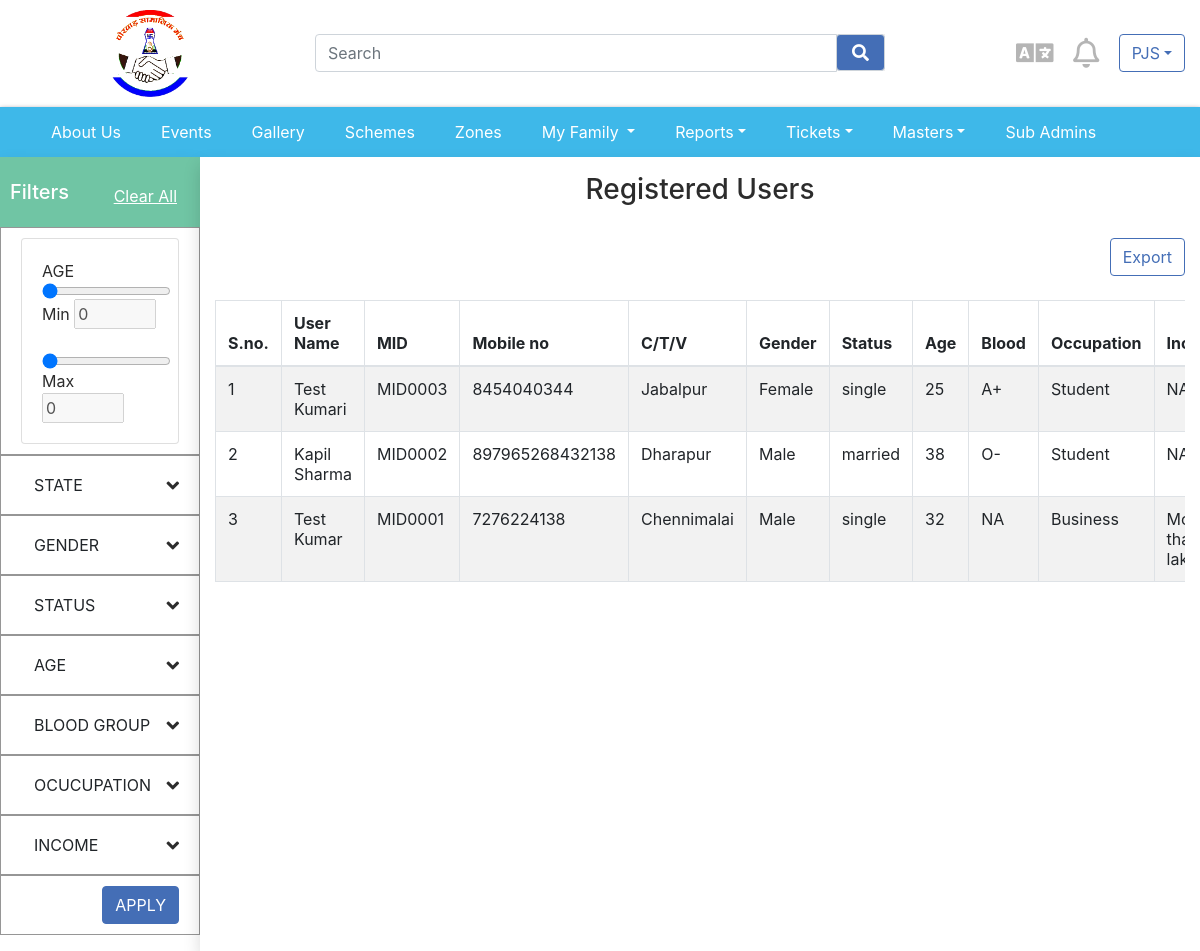
The app's page /en/subadmin/reg_users.php (signed in) with its own data.
### tables this page shows
CREATE TABLE `member` (
  `member_id` varchar(50) NOT NULL,
  `first_name` varchar(50) NOT NULL,
  `middle_name` varchar(50) DEFAULT NULL,
  `last_name` varchar(50) NOT NULL,
  `fathers_name` varchar(50) NOT NULL,
  `gender` char(1) DEFAULT NULL,
  `age` int(11) DEFAULT NULL,
  `date_of_birth` date NOT NULL,
  `time_of_birth` time DEFAULT NULL,
  `place_of_birth` varchar(50) DEFAULT NULL,
  `date_of_death` date DEFAULT NULL,
  `marital_status` varchar(10) NOT NULL,
  `blood_group` varchar(5) DEFAULT NULL,
  `popular_name` varchar(30) DEFAULT NULL,
  `feet` varchar(2) DEFAULT NULL,
  `inches` varchar(2) DEFAULT NULL,
  `upd_user` varchar(50) DEFAULT NULL,
  `record_inserted_dttm` datetime DEFAULT NULL,
  `record_updated_dttm` datetime DEFAULT NULL,
  `active_status` char(1) DEFAULT 'Y',
  `area` varchar(20) DEFAULT NULL,
  `Life_status` char(2) DEFAULT NULL,
  `husbandname` varchar(50) DEFAULT NULL
);

CREATE TABLE `education_ocp` (
  `member_id` varchar(50) NOT NULL,
  `highest_edu` varchar(50) DEFAULT NULL,
  `occupation` varchar(50) DEFAULT NULL,
  `ocp_details` varchar(50) DEFAULT NULL,
  `income` varchar(50) DEFAULT NULL,
  `upd_user` varchar(50) DEFAULT NULL,
  `record_inserted_dttm` datetime DEFAULT NULL,
  `record_updated_dttm` datetime DEFAULT NULL,
  `active_status` char(1) DEFAULT 'Y'
);

CREATE TABLE `communication` (
  `member_id` varchar(50) NOT NULL,
  `mobile` bigint(20) DEFAULT NULL,
  `email` varchar(50) DEFAULT NULL,
  `upd_user` varchar(50) DEFAULT NULL,
  `record_inserted_dttm` datetime DEFAULT NULL,
  `record_updated_dtm` datetime DEFAULT NULL,
  `active_status` char(1) DEFAULT 'Y'
);

CREATE TABLE `address` (
  `member_id` varchar(50) NOT NULL,
  `full_address` varchar(250) DEFAULT NULL,
  `city` varchar(50) DEFAULT NULL,
  `state` varchar(50) DEFAULT NULL,
  `country` varchar(50) DEFAULT NULL,
  `pincode` varchar(100) DEFAULT NULL,
  `upd_user` varchar(50) DEFAULT NULL,
  `record_inserted_dttm` datetime NOT NULL,
  `record_updated_dttm` datetime DEFAULT NULL,
  `active_status` char(1) DEFAULT 'Y'
);

### en/subadmin/load_user_reports.php (the view, shortened to what this page needs)
<?php  require_once("../../config/config.php"); ?>
<div class="table-responsive">
<table id="dynamic-table" class="table table-striped table-bordered shortable" style="width:100%" >
<thead>
<tr class="table-headings">
<th>S.no.</th>
<th>User Name</th>
<th>MID</th>
<th>Mobile no</th>
<th>C/T/V</th>
<th>Gender</th>
<th>Status</th>
<th>Age</th>
<th>Blood</th>
<th>Occupation</th>
<th>Income</th>
</tr>
</thead>
<tbody>
<?php
$statu='';
$joins="mem.member_id,mem.middle_name,mem.first_name,mem.last_name,addrss.full_address,addrss.city,comm.email,mem.fathers_name,mem.gender,mem.age,mem.date_of_birth,mem.place_of_birth,mem.time_of_birth,mem.marital_status,mem.blood_group,mem.popular_name,mem.feet,mem.inches,mem.marital_status,addrss.member_id,addrss.full_address,addrss.city,addrss.state,addrss.country,addrss.pincode,comm.member_id,comm.mobile,comm.email,edu.member_id,edu.highest_edu,edu.occupation,edu.ocp_details,edu.income,keyy.id,keyy.display_pic ";
$stat="member as mem INNER JOIN address as addrss on mem.member_id=addrss.member_id INNER JOIN communication as comm on mem.member_id=comm.member_id INNER JOIN education_ocp as edu on mem.member_id=edu.member_id INNER JOIN key_member_id as keyy on mem.member_id=keyy.id where 1=1  $statu order by keyy.id desc ";
$page = (int) (!isset($_REQUEST["page"]) ? 1 : $_REQUEST["page"]);
$limit = (int) (!isset($_REQUEST["pagesize"]) ? 10 : $_REQUEST["pagesize"]);
$startpoint = ($page * $limit) - $limit;
$query = "SELECT ".$joins." FROM ".$stat." LIMIT ".$startpoint." , ".$limit;
if($page==1){ $count=1;}else{$count=$page*10-10+1;}
$rs = mysqli_query($con,$query);
while($row=mysqli_fetch_assoc($rs)){
?>
<tr>
<td><?php echo $count;  ?></td>
<td><?php echo $row['first_name'].' '.$row['last_name'];;  ?></td>
<td><?php echo $row['member_id'];?></td>
<td><?php echo $row['mobile'];?></td>
<td><?php echo $row['city'];?></td>
<td><?php if($row['gender']=='M'){echo 'Male';}else{ echo "Female"; }?></td>
<td><?php echo $row['marital_status'] ?></td>
<td><?php echo $row['age'] ?></td>
<td><?php if($row['blood_group']==1){echo 'A+';} else if($row['blood_group']==2){echo 'B+';}
                        else if($row['blood_group']==3){echo 'AB+';}else if($row['blood_group']==4){echo 'O+';}else if($row['blood_group']==5){echo 'A+';}else if($row['blood_group']==6){echo 'B-';} else if($row['blood_group']==7){echo 'AB-';}else if($row['blood_group']==8){echo 'O-';} else {echo 'NA';}  ; ?></td>
<td><?php if($row['occupation']==1){ echo 'Job';} else if($row['occupation']==2){ echo "Business";}  else if($row['occupation']==3){ echo "Housewife";}  else if($row['occupation']==4){ echo "Student";} else{echo "NA";} ;
?></td>
<td>  <?php if($row['income']==1){ echo 'Less than 1 lakh';} else if($row['income']==2){ echo "1 lakh to 2 lakh";}  else if($row['income']==3){ echo "2 lakh to 3 lakh";}  else if($row['income']==4){ echo "3 lakh to 4 lakh";}
else if($row['income']==5){ echo "More than 4 lakh";} else{echo "NA";} ?>
</td>
</tr>
<?php $count++; }
?>
</tbody>
</table>
</div>
<div>
<?php
$txtpage= paginationjquery($con,$stat,$limit,$page,"?","");
echo "<table width='100%'><tr><td  style='padding:3px;'><div class='dataTables_paginate paging_bootstrap'>".$txtpage."</div></td></tr></table>";
?>
</div>
</div>

### css/style.css (style rules this page uses)
body { color: #2c2c2c; background: #e8e8e8; }
:root { --input-padding-x: 1.5rem; --input-padding-y: .75rem; }

### records on screen
member: first_name "Test", last_name "Kumari", education_ocp.member_id "MID0003", communication.mobile "8454040344", address.city "Jabalpur", gender "Female", marital_status "single", age "25", blood_group "A+", shows "Student", shows "NA"
member: first_name "Kapil", last_name "Sharma", education_ocp.member_id "MID0002", communication.mobile "897965268432138", address.city "Dharapur", gender "Male", marital_status "married", age "38", blood_group "O-", shows "Student", shows "NA"
member: first_name "Test", last_name "Kumar", education_ocp.member_id "MID0001", communication.mobile "7276224138", address.city "Chennimalai", gender "Male", marital_status "single", age "32", blood_group "NA", shows "Business", shows "More than 4 lakh"

### other values on screen
$_SESSION['sub_admin_fullname'] "PJS"
